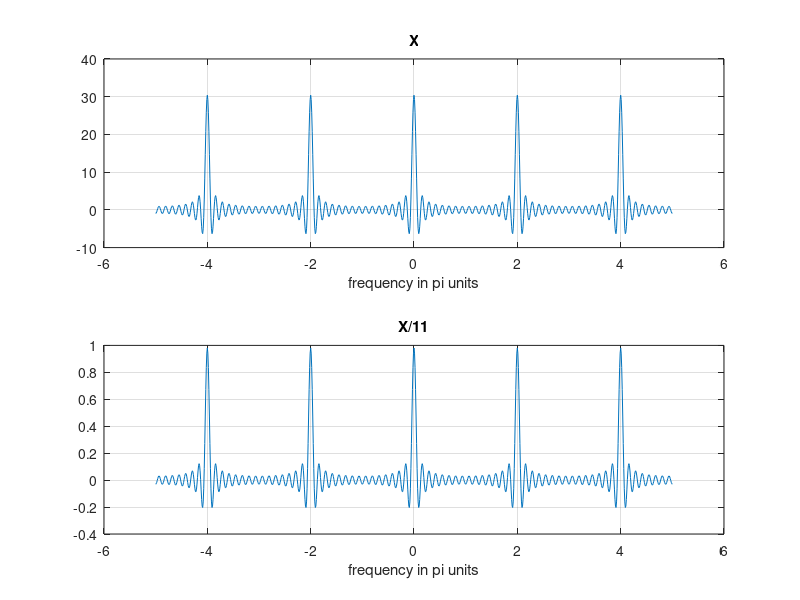

This figure's MATLAB source:
function[]=Q6b()
k=-500:500;w=(pi/100)*k;
n=-15:15;
m=1;
while(m<=31)
    x(m)=0.5+0.5*cos(pi*(m-16)/100)
    m=m+1;
end
X=x*(exp(-j*pi/100)).^(n'*k);
magX=abs(X);angX=angle(X);
subplot(2,1,1);plot(w/pi,X);grid
xlabel('frequency in pi units');title('X')
subplot(2,1,2);plot(w/pi,X/31);grid
xlabel('frequency in pi units');title('X/11')